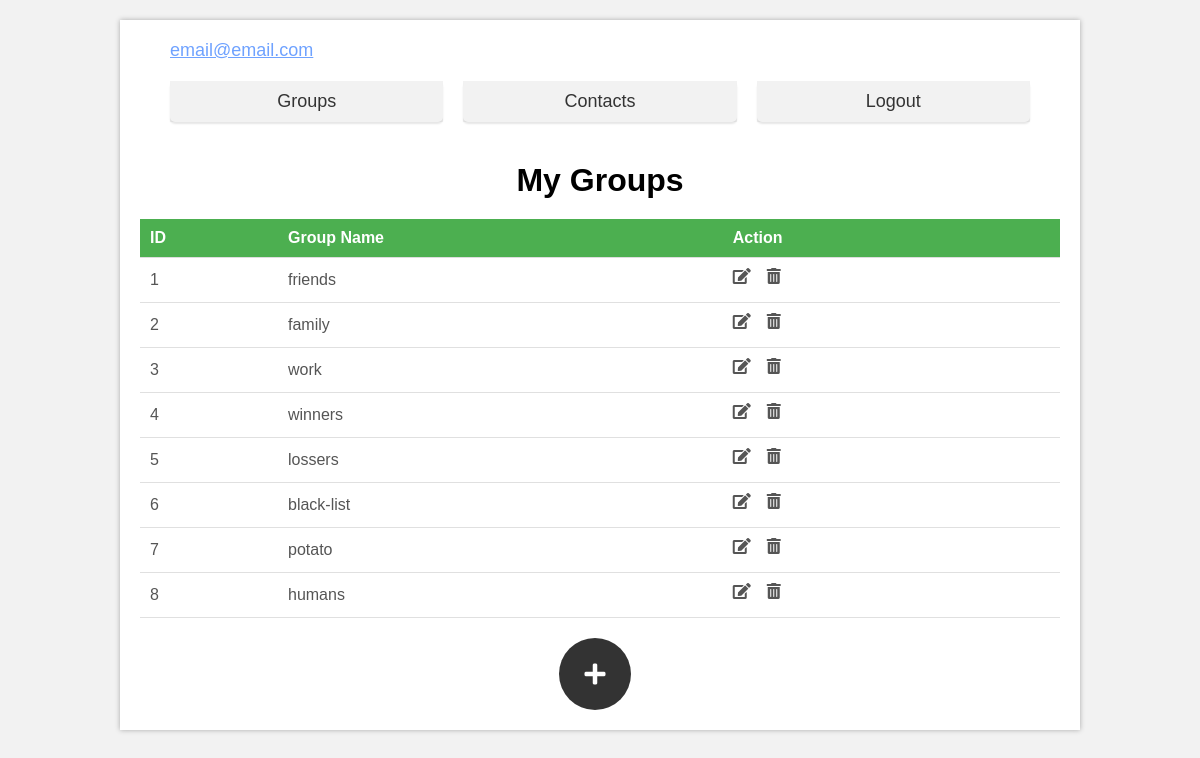
The page /groups.php (signed in) on the database its author committed.
### tables this page shows
CREATE TABLE `_group_` (
  `id` int(11) NOT NULL,
  `name` varchar(250) NOT NULL,
  `user_id` int(11) NOT NULL
);

### groups.php (the view, shortened to what this page needs)
<?php
$email = '';
if(isset($_SESSION['user_id']))
{
    $email = $_SESSION['email'];
}
else
{
   header('Location: login.php');
   exit();
}
require_once "db_connect.php";
$user_id = $_SESSION['user_id'];
$sql = "SELECT * FROM `_group_` WHERE `user_id`=:user_id";
$stmt = $conn->prepare($sql);
$stmt->bindParam(':user_id', $user_id );
$stmt->execute();
?>
<!DOCTYPE html>
<html lang="en">
<head>
  <link rel="stylesheet" href="https://cdnjs.cloudflare.com/ajax/libs/font-awesome/5.15.4/css/all.min.css">
  <link rel="stylesheet" type="text/css" href="contacts-style.css">
</head>
<body>
    <div class="container">
    <?php echo '<div class="user-email">' . $email . '</div>' ; ?>
        <nav class="menu">
            <ul>
                <li><a href="groups.php">Groups</a></li>
                <li><a href="contacts.php">Contacts</a></li>
                <li><a href="logout.php">Logout</a></li>
            </ul>
        </nav>
        <h1>My Groups</h1>
        <table>
            <thead>
                <tr>
                    <th>ID</th>
                    <th>Group Name</th>
                    <th>Action</th>
                </tr>
            </thead>
            <tbody>
                 <?php
                    $i = 0;
                    while($row=$stmt->fetch(PDO::FETCH_ASSOC))
                    {
                        $i +=1;
                        echo "<tr>";
                        echo "<td>".$i."</td>";
                        echo "<td>".$row['name']."</td>";
                        echo "<td>";
                        echo "<a href=edit-group.php?id=".$row['id']." class='icon icon-edit' title='edit'></a>";
                        echo "<a href=delete.php?id=".$row['id']." class='icon icon-delete' title='delete'></a>";
                        echo "</td>";
                        echo "</tr>";
                    }
                 ?>
            </tbody>
        </table>
        <div class="icon-add-container">
            <a href="add-group.php" class="icon icon-add" title="add group">
                <i class="fas fa-plus"></i>
            </a>
        </div>
    </div>
</body>
</html>

### contacts-style.css (style rules this page uses)
* { margin: 0; padding: 0; box-sizing: border-box; }
body { background-color: #f2f2f2; font-family: Arial, sans-serif; }
.container { margin: 20px auto; width: 80%; padding: 20px; background-color: #fff; box-shadow: 0 0 5px rgba(0,0,0,0.3); }
.user-email { margin: 0 10px; font-size: 18px; padding: 0 20px; color:#6fa2ff; text-decoration: underline; }
.menu { background-color: #fff; font-size: 18px; padding: 20px; }
.menu ul { list-style: none; display: flex; }
.menu li { flex: 1; margin: 0 10px; text-align: center; background-color: #f2f2f2; }
.menu li a { color: #333; display: block; padding: 10px; text-decoration: none; border-radius: 5px; box-shadow: 0 2px 2px rgba(0,0,0,0.1); transition: color, box-shadow 0.2s ease; }
h1 { text-align: center; margin-top: 20px; }
table { border-collapse: collapse; width: 100%; margin-top: 20px; }
table th, table td { padding: 10px; text-align: left; border-bottom: 1px solid #ddd; }
table th { background-color: #4caf50; color: #fff; }
.icon { display: inline-block; width: 24px; height: 24px; margin-right: 10px; }
.icon-edit::before { content:"\f044"; font-family: "Font Awesome 5 Free"; font-weight: 900; }
.icon-delete::before { content:"\f2ed"; font-family: "Font Awesome 5 Free"; font-weight: 900; }
tbody td { border-bottom: 1px solid #e0e0e0; color: #555; }
tbody td:last-child a { color: #555; text-decoration: none; }
.icon-add-container { display: flex; justify-content: center; margin-top: 20px; }
.icon-add { display: flex; align-items: center; justify-content: center; width: 3em; height: 3em; background-color: #333; color: #fff; border-radius: 50%; text-decoration: none; font-size: 1.5em; cursor: pointer; }

### rows shown on the page
_group_: name "friends"
_group_: name "family"
_group_: name "work"
_group_: name "winners"
_group_: name "lossers"
_group_: name "black-list"
_group_: name "potato"
_group_: name "humans"

### other values the page prints
$email "email@email.com"
